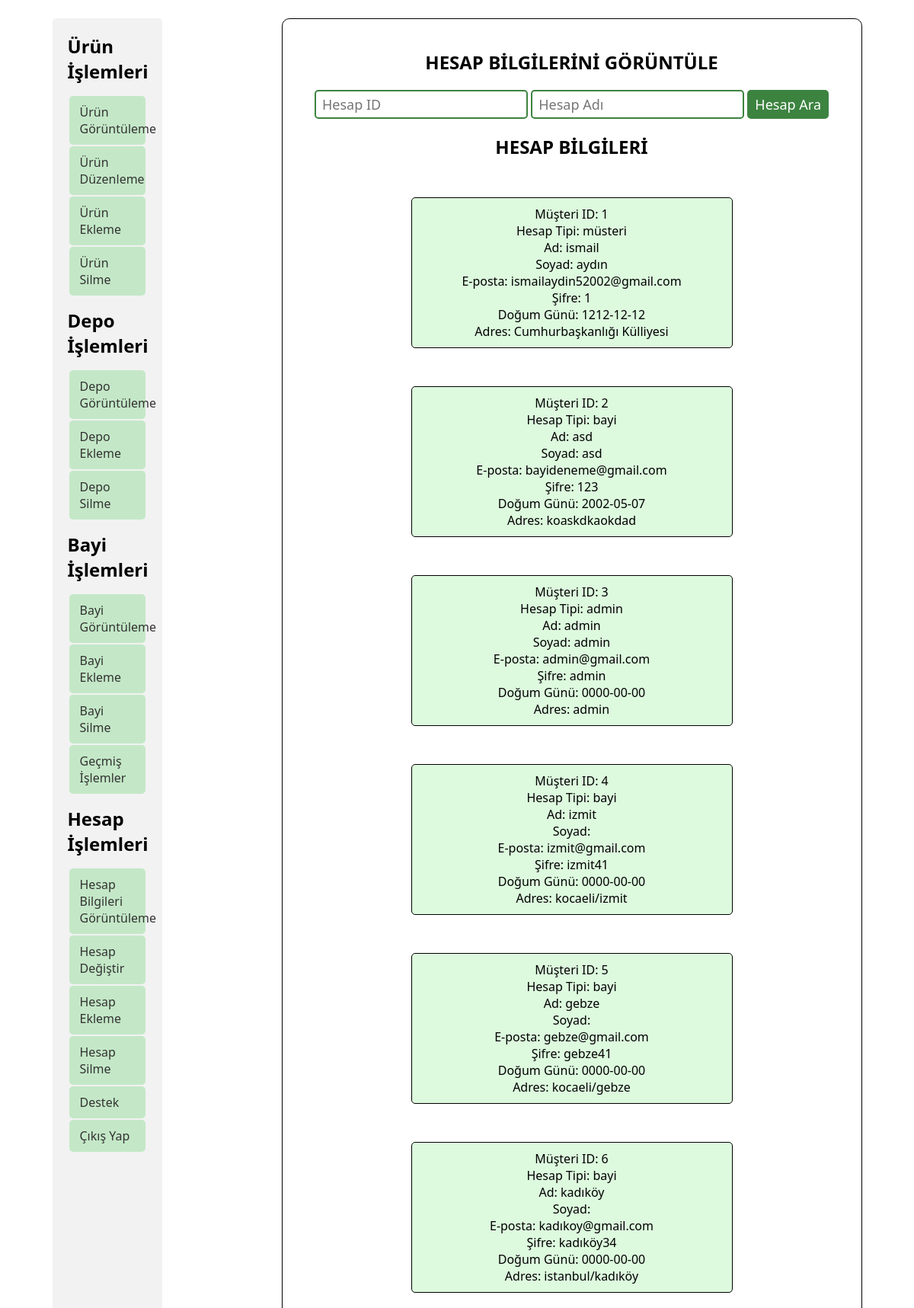
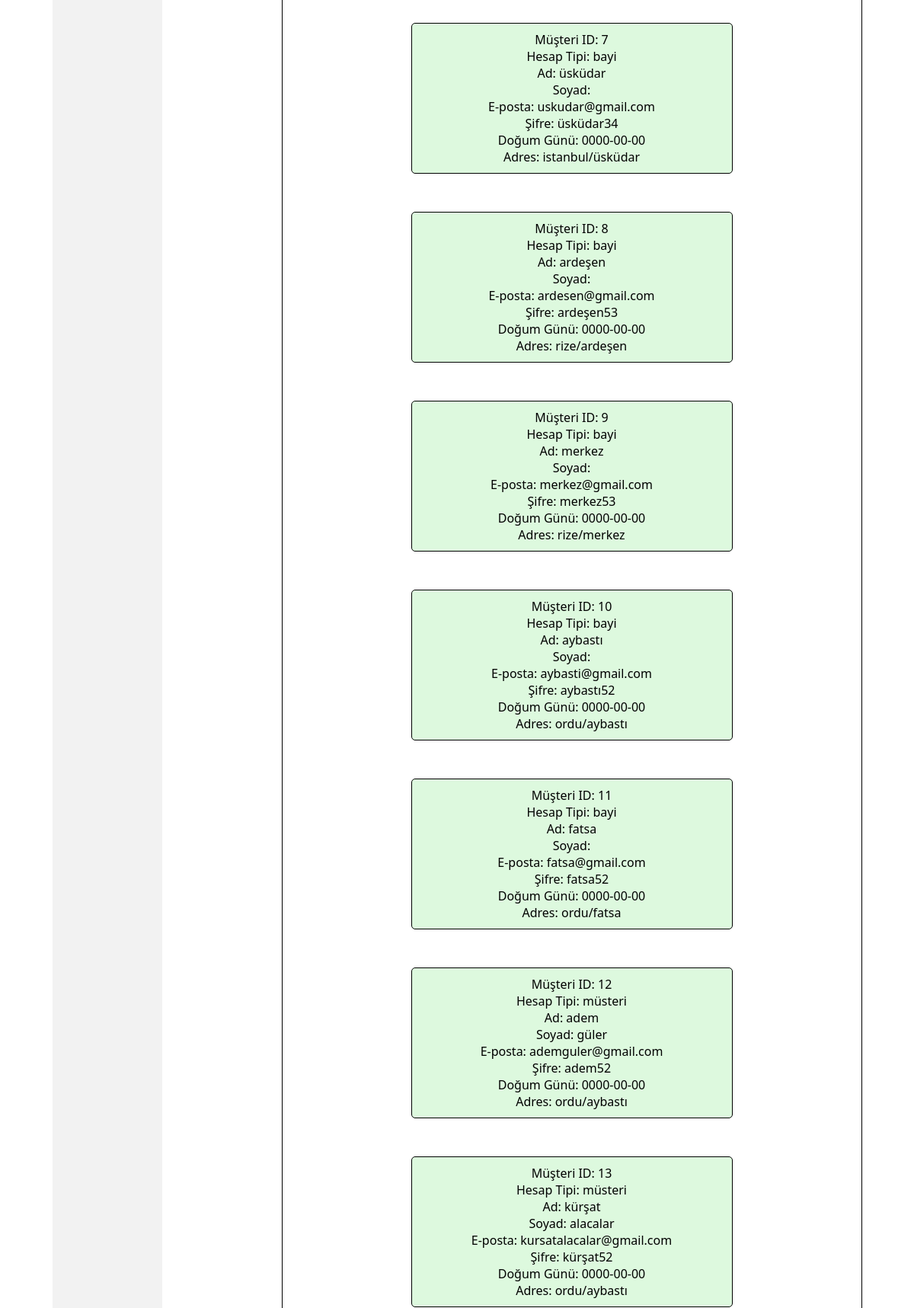
The page /php/users/master_admin/hesap_islem/hesap_sil.php (upper part) on the database its author committed (2 pictures, top to bottom).
### tables this page shows
CREATE TABLE `kullanici` (
  `musteri_id` int(11) NOT NULL,
  `hesap_tipi` varchar(50) DEFAULT NULL,
  `ad` varchar(50) DEFAULT NULL,
  `soyad` varchar(50) DEFAULT NULL,
  `email` varchar(100) DEFAULT NULL,
  `sifre` varchar(150) DEFAULT NULL,
  `dogum_gunu` date DEFAULT NULL,
  `adres` varchar(100) DEFAULT NULL
);

### php/contact/take_all_data.php (called while the page is built, shortened)
<?php
include ("contact.php");
$query_kullanici = mysqli_query($connection, 'SELECT * FROM kullanici');
$kullanici_datas = array();
while($take = mysqli_fetch_array($query_kullanici)){
    $datas = [
        'musteri_id'=> $take['musteri_id'],
        'hesap_tipi'=> $take['hesap_tipi'],
        'soyad'=> $take['soyad'],
        'ad'=> $take['ad'],
        'email'=> $take['email'],
        'sifre'=> $take['sifre'],
        'dogum_gunu'=> $take['dogum_gunu'],
        'adres'=> $take['adres']
    ];
    $kullanici_datas[] = $datas;
}
?>

### php/users/master_admin/hesap_islem/hesap_sil.php (the view, shortened to what this page needs)
<!DOCTYPE html>
<html lang="en">
<head>
  <link rel="stylesheet" href="../../../../css/master_admin.css">
</head>
<body>
  <div id="container">
    <div id="left_container">
      <?php include ("../left_bar.php"); ?>
    </div>
    <?php include ("../../../contact/take_all_data.php"); ?>
    <div id="right_container">
      <div id="acount_search" class="search_div">
        <h2>HESAP BİLGİLERİNİ GÖRÜNTÜLE</h2>
        <form id="acount_search_form" class="search_form" method="POST">
          <input type="text" name="search_id" id="search_id" placeholder="Hesap ID">
          <input type="text" name="search_name" id="search_name" placeholder="Hesap Adı">
          <button type="submit" id="search_info_button" class="search_button">Hesap Ara</button>
        </form>
      </div>
      <div id="acount_info_divs">
        <h2>HESAP BİLGİLERİ</h2>
        <?php
        $search_id = isset($_POST['search_id']) ? $_POST['search_id'] : '';
        $search_name = isset($_POST['search_name']) ? $_POST['search_name'] : '';
        foreach ($kullanici_datas as $data) {
          $i = $data["musteri_id"];
          $display_style = 'none';
          if (empty($search_id) && empty($search_name)) {
            $display_style = 'block';
          }
          echo '<div id="search_info_cards_' . $i . '"  class="search_info_cards" style="display: ' . $display_style . '">';
          echo "Müşteri ID: " . $data["musteri_id"] . "<br>";
          echo "Hesap Tipi: " . $data["hesap_tipi"] . "<br>";
          echo "Ad: " . $data["ad"] . "<br>";
          echo "Soyad: " . $data["soyad"] . "<br>";
          echo "E-posta: " . $data["email"] . "<br>";
          echo "Şifre: " . $data["sifre"] . "<br>";
          echo "Doğum Günü: " . $data["dogum_gunu"] . "<br>";
          echo "Adres: " . $data["adres"] . "<br>";
          echo "</div>";
        }
        ?>
      </div>
    </div>
  </div>
</body>
</html>

### css/master_admin.css (style rules this page uses)
* { font-family: 'Segoe UI', Tahoma, Geneva, Verdana, sans-serif; }
#container { display: flex; justify-content: space-around; margin-top: 2%; }
#left_container { width: 12%; background-color: #f2f2f2; padding: 20px; border-radius: 5px; box-sizing: border-box; }
#right_container { border: 1px solid black; width: 60%; border-radius: 10px; margin-left: 20px; padding: 20px; text-align: center; }
#right_container input { border: 2px solid #3c8340; border-radius: 5px; padding: 5px 8px; font-size: 18px; }
#search_info_button { background-color: #3c8340; padding: 5px 8px; color: white; border-radius: 5px; font-size: 18px; border: 2px solid #3c8340; }
.search_info_cards { border: 1px solid black; padding: 10px; border-radius: 5px; width: 400px; margin: auto; margin-top: 50px; background-color: #ddf9de; }
body { font-family: 'Segoe UI', Tahoma, Geneva, Verdana, sans-serif; margin: 0; padding: 0; }

### rows shown on the page
kullanici: musteri_id "1", hesap_tipi "müsteri", ad "ismail", soyad "aydın", email "ismailaydin52002@gmail.com", sifre "1", dogum_gunu "1212-12-12", adres "Cumhurbaşkanlığı Külliyesi"
kullanici: musteri_id "2", hesap_tipi "bayi", ad "asd", soyad "asd", email "bayideneme@gmail.com", sifre "123", dogum_gunu "2002-05-07", adres "koaskdkaokdad"
kullanici: musteri_id "3", hesap_tipi "admin", ad "admin", soyad "admin", email "admin@gmail.com", sifre "admin", dogum_gunu "0000-00-00", adres "admin"
kullanici: musteri_id "4", hesap_tipi "bayi", ad "izmit", email "izmit@gmail.com", sifre "izmit41", dogum_gunu "0000-00-00", adres "kocaeli/izmit"
kullanici: musteri_id "5", hesap_tipi "bayi", ad "gebze", email "gebze@gmail.com", sifre "gebze41", dogum_gunu "0000-00-00", adres "kocaeli/gebze"
kullanici: musteri_id "6", hesap_tipi "bayi", ad "kadıköy", email "kadıkoy@gmail.com", sifre "kadıköy34", dogum_gunu "0000-00-00", adres "istanbul/kadıköy"
kullanici: musteri_id "7", hesap_tipi "bayi", ad "üsküdar", email "uskudar@gmail.com", sifre "üsküdar34", dogum_gunu "0000-00-00", adres "istanbul/üsküdar"
kullanici: musteri_id "8", hesap_tipi "bayi", ad "ardeşen", email "ardesen@gmail.com", sifre "ardeşen53", dogum_gunu "0000-00-00", adres "rize/ardeşen"
kullanici: musteri_id "9", hesap_tipi "bayi", ad "merkez", email "merkez@gmail.com", sifre "merkez53", dogum_gunu "0000-00-00", adres "rize/merkez"
kullanici: musteri_id "10", hesap_tipi "bayi", ad "aybastı", email "aybasti@gmail.com", sifre "aybastı52", dogum_gunu "0000-00-00", adres "ordu/aybastı"
kullanici: musteri_id "11", hesap_tipi "bayi", ad "fatsa", email "fatsa@gmail.com", sifre "fatsa52", dogum_gunu "0000-00-00", adres "ordu/fatsa"
kullanici: musteri_id "12", hesap_tipi "müsteri", ad "adem", soyad "güler", email "ademguler@gmail.com", sifre "adem52", dogum_gunu "0000-00-00", adres "ordu/aybastı"
kullanici: musteri_id "13", hesap_tipi "müsteri", ad "kürşat", soyad "alacalar", email "kursatalacalar@gmail.com", sifre "kürşat52", dogum_gunu "0000-00-00", adres "ordu/aybastı"
